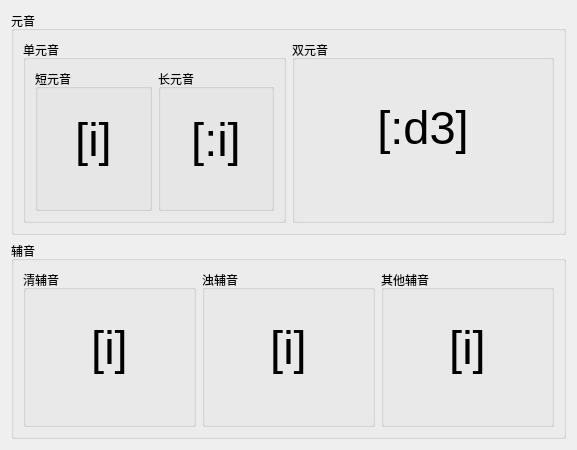
<?xml version="1.0" encoding="UTF-8"?>
<ui version="4.0">
 <class>LearnPhoneticAlphabet</class>
 <widget class="QWidget" name="LearnPhoneticAlphabet">
  <property name="geometry">
   <rect>
    <x>0</x>
    <y>0</y>
    <width>577</width>
    <height>450</height>
   </rect>
  </property>
  <property name="windowTitle">
   <string>Form</string>
  </property>
  <property name="styleSheet">
   <string notr="true">QPushButton {
	border: none;
	background-color: transparent;
}</string>
  </property>
  <layout class="QVBoxLayout" name="verticalLayout">
   <item>
    <widget class="QGroupBox" name="groupBox_vowel">
     <property name="title">
      <string>元音</string>
     </property>
     <layout class="QHBoxLayout" name="horizontalLayout">
      <item>
       <widget class="QGroupBox" name="groupBox_monophthong">
        <property name="styleSheet">
         <string notr="true">QLabel {
	font: 35pt;
	min-height: 100px;
}</string>
        </property>
        <property name="title">
         <string>单元音</string>
        </property>
        <layout class="QHBoxLayout" name="horizontalLayout_2">
         <item>
          <widget class="QGroupBox" name="groupBox_shortVowel">
           <property name="title">
            <string>短元音</string>
           </property>
           <layout class="QVBoxLayout" name="verticalLayout_7">
            <property name="spacing">
             <number>0</number>
            </property>
            <property name="leftMargin">
             <number>0</number>
            </property>
            <property name="topMargin">
             <number>0</number>
            </property>
            <property name="rightMargin">
             <number>0</number>
            </property>
            <property name="bottomMargin">
             <number>0</number>
            </property>
            <item>
             <widget class="QLabel" name="label_shortVowel">
              <property name="styleSheet">
               <string notr="true"/>
              </property>
              <property name="text">
               <string>[i]</string>
              </property>
              <property name="alignment">
               <set>Qt::AlignCenter</set>
              </property>
             </widget>
            </item>
            <item>
             <spacer name="verticalSpacer">
              <property name="orientation">
               <enum>Qt::Vertical</enum>
              </property>
              <property name="sizeHint" stdset="0">
               <size>
                <width>20</width>
                <height>40</height>
               </size>
              </property>
             </spacer>
            </item>
            <item>
             <layout class="QHBoxLayout" name="horizontalLayout_4">
              <property name="spacing">
               <number>0</number>
              </property>
              <item>
               <widget class="QPushButton" name="btn_shortVowel_last">
                <property name="text">
                 <string/>
                </property>
                <property name="icon">
                 <iconset resource="res.qrc">
                  <normaloff>:/images/上一个.svg</normaloff>:/images/上一个.svg</iconset>
                </property>
               </widget>
              </item>
              <item>
               <widget class="QPushButton" name="btn_shortVowel_start">
                <property name="text">
                 <string/>
                </property>
                <property name="icon">
                 <iconset resource="res.qrc">
                  <normaloff>:/images/播放.svg</normaloff>:/images/播放.svg</iconset>
                </property>
                <property name="checkable">
                 <bool>true</bool>
                </property>
               </widget>
              </item>
              <item>
               <widget class="QPushButton" name="btn_shortVowel_next">
                <property name="text">
                 <string/>
                </property>
                <property name="icon">
                 <iconset resource="res.qrc">
                  <normaloff>:/images/下一个.svg</normaloff>:/images/下一个.svg</iconset>
                </property>
               </widget>
              </item>
             </layout>
            </item>
           </layout>
          </widget>
         </item>
         <item>
          <widget class="QGroupBox" name="groupBox_longVowel">
           <property name="title">
            <string>长元音</string>
           </property>
           <layout class="QVBoxLayout" name="verticalLayout_6">
            <property name="spacing">
             <number>0</number>
            </property>
            <property name="leftMargin">
             <number>0</number>
            </property>
            <property name="topMargin">
             <number>0</number>
            </property>
            <property name="rightMargin">
             <number>0</number>
            </property>
            <property name="bottomMargin">
             <number>0</number>
            </property>
            <item>
             <widget class="QLabel" name="label_longVowel">
              <property name="text">
               <string>[:i]</string>
              </property>
              <property name="alignment">
               <set>Qt::AlignCenter</set>
              </property>
             </widget>
            </item>
            <item>
             <spacer name="verticalSpacer_2">
              <property name="orientation">
               <enum>Qt::Vertical</enum>
              </property>
              <property name="sizeHint" stdset="0">
               <size>
                <width>20</width>
                <height>40</height>
               </size>
              </property>
             </spacer>
            </item>
            <item>
             <layout class="QHBoxLayout" name="horizontalLayout_7">
              <property name="spacing">
               <number>0</number>
              </property>
              <item>
               <widget class="QPushButton" name="btn_longVowel_last">
                <property name="text">
                 <string/>
                </property>
                <property name="icon">
                 <iconset resource="res.qrc">
                  <normaloff>:/images/上一个.svg</normaloff>:/images/上一个.svg</iconset>
                </property>
               </widget>
              </item>
              <item>
               <widget class="QPushButton" name="btn_longVowel_start">
                <property name="text">
                 <string/>
                </property>
                <property name="icon">
                 <iconset resource="res.qrc">
                  <normaloff>:/images/播放.svg</normaloff>:/images/播放.svg</iconset>
                </property>
                <property name="checkable">
                 <bool>true</bool>
                </property>
               </widget>
              </item>
              <item>
               <widget class="QPushButton" name="btn_longVowel_next">
                <property name="text">
                 <string/>
                </property>
                <property name="icon">
                 <iconset resource="res.qrc">
                  <normaloff>:/images/下一个.svg</normaloff>:/images/下一个.svg</iconset>
                </property>
               </widget>
              </item>
             </layout>
            </item>
           </layout>
          </widget>
         </item>
        </layout>
       </widget>
      </item>
      <item>
       <widget class="QGroupBox" name="groupBox_diphthong">
        <property name="styleSheet">
         <string notr="true">QLabel {
	font: 35pt;
	min-height: 135px;
}</string>
        </property>
        <property name="title">
         <string>双元音</string>
        </property>
        <layout class="QVBoxLayout" name="verticalLayout_2">
         <property name="spacing">
          <number>0</number>
         </property>
         <property name="leftMargin">
          <number>0</number>
         </property>
         <property name="topMargin">
          <number>0</number>
         </property>
         <property name="rightMargin">
          <number>0</number>
         </property>
         <property name="bottomMargin">
          <number>0</number>
         </property>
         <item>
          <widget class="QLabel" name="label_diphthong">
           <property name="text">
            <string>[:d3]</string>
           </property>
           <property name="alignment">
            <set>Qt::AlignCenter</set>
           </property>
          </widget>
         </item>
         <item>
          <spacer name="verticalSpacer_3">
           <property name="orientation">
            <enum>Qt::Vertical</enum>
           </property>
           <property name="sizeHint" stdset="0">
            <size>
             <width>20</width>
             <height>40</height>
            </size>
           </property>
          </spacer>
         </item>
         <item>
          <layout class="QHBoxLayout" name="horizontalLayout_6">
           <property name="spacing">
            <number>0</number>
           </property>
           <item>
            <widget class="QPushButton" name="btn_diphthongs_last">
             <property name="text">
              <string/>
             </property>
             <property name="icon">
              <iconset resource="res.qrc">
               <normaloff>:/images/上一个.svg</normaloff>:/images/上一个.svg</iconset>
             </property>
            </widget>
           </item>
           <item>
            <widget class="QPushButton" name="btn_diphthongs_start">
             <property name="text">
              <string/>
             </property>
             <property name="icon">
              <iconset resource="res.qrc">
               <normaloff>:/images/播放.svg</normaloff>:/images/播放.svg</iconset>
             </property>
             <property name="checkable">
              <bool>true</bool>
             </property>
            </widget>
           </item>
           <item>
            <widget class="QPushButton" name="btn_diphthongs_next">
             <property name="text">
              <string/>
             </property>
             <property name="icon">
              <iconset resource="res.qrc">
               <normaloff>:/images/下一个.svg</normaloff>:/images/下一个.svg</iconset>
             </property>
            </widget>
           </item>
          </layout>
         </item>
        </layout>
       </widget>
      </item>
     </layout>
    </widget>
   </item>
   <item>
    <widget class="QGroupBox" name="groupBox_consonant">
     <property name="styleSheet">
      <string notr="true">QLabel {
	font: 35pt;
	min-height: 115px;
}</string>
     </property>
     <property name="title">
      <string>辅音</string>
     </property>
     <layout class="QHBoxLayout" name="horizontalLayout_3">
      <item>
       <widget class="QGroupBox" name="groupBox_voicelessConsonant">
        <property name="title">
         <string>清辅音</string>
        </property>
        <layout class="QVBoxLayout" name="verticalLayout_3">
         <property name="spacing">
          <number>0</number>
         </property>
         <property name="leftMargin">
          <number>0</number>
         </property>
         <property name="topMargin">
          <number>0</number>
         </property>
         <property name="rightMargin">
          <number>0</number>
         </property>
         <property name="bottomMargin">
          <number>0</number>
         </property>
         <item>
          <widget class="QLabel" name="label_voicelessConsonant">
           <property name="text">
            <string>[i]</string>
           </property>
           <property name="alignment">
            <set>Qt::AlignCenter</set>
           </property>
          </widget>
         </item>
         <item>
          <spacer name="verticalSpacer_4">
           <property name="orientation">
            <enum>Qt::Vertical</enum>
           </property>
           <property name="sizeHint" stdset="0">
            <size>
             <width>20</width>
             <height>40</height>
            </size>
           </property>
          </spacer>
         </item>
         <item>
          <layout class="QHBoxLayout" name="horizontalLayout_9">
           <property name="spacing">
            <number>0</number>
           </property>
           <item>
            <widget class="QPushButton" name="btn_voicelessConsonant_last">
             <property name="text">
              <string/>
             </property>
             <property name="icon">
              <iconset resource="res.qrc">
               <normaloff>:/images/上一个.svg</normaloff>:/images/上一个.svg</iconset>
             </property>
            </widget>
           </item>
           <item>
            <widget class="QPushButton" name="btn_voicelessConsonant_start">
             <property name="text">
              <string/>
             </property>
             <property name="icon">
              <iconset resource="res.qrc">
               <normaloff>:/images/播放.svg</normaloff>:/images/播放.svg</iconset>
             </property>
             <property name="checkable">
              <bool>true</bool>
             </property>
            </widget>
           </item>
           <item>
            <widget class="QPushButton" name="btn_voicelessConsonant_next">
             <property name="text">
              <string/>
             </property>
             <property name="icon">
              <iconset resource="res.qrc">
               <normaloff>:/images/下一个.svg</normaloff>:/images/下一个.svg</iconset>
             </property>
            </widget>
           </item>
          </layout>
         </item>
        </layout>
       </widget>
      </item>
      <item>
       <widget class="QGroupBox" name="groupBox_voicedConsonant">
        <property name="title">
         <string>浊辅音</string>
        </property>
        <layout class="QVBoxLayout" name="verticalLayout_5">
         <property name="spacing">
          <number>0</number>
         </property>
         <property name="leftMargin">
          <number>0</number>
         </property>
         <property name="topMargin">
          <number>0</number>
         </property>
         <property name="rightMargin">
          <number>0</number>
         </property>
         <property name="bottomMargin">
          <number>0</number>
         </property>
         <item>
          <widget class="QLabel" name="label_voicedConsonant">
           <property name="text">
            <string>[i]</string>
           </property>
           <property name="alignment">
            <set>Qt::AlignCenter</set>
           </property>
          </widget>
         </item>
         <item>
          <spacer name="verticalSpacer_5">
           <property name="orientation">
            <enum>Qt::Vertical</enum>
           </property>
           <property name="sizeHint" stdset="0">
            <size>
             <width>20</width>
             <height>40</height>
            </size>
           </property>
          </spacer>
         </item>
         <item>
          <layout class="QHBoxLayout" name="horizontalLayout_10">
           <property name="spacing">
            <number>0</number>
           </property>
           <item>
            <widget class="QPushButton" name="btn_voicedConsonant_last">
             <property name="text">
              <string/>
             </property>
             <property name="icon">
              <iconset resource="res.qrc">
               <normaloff>:/images/上一个.svg</normaloff>:/images/上一个.svg</iconset>
             </property>
            </widget>
           </item>
           <item>
            <widget class="QPushButton" name="btn_voicedConsonant_start">
             <property name="text">
              <string/>
             </property>
             <property name="icon">
              <iconset resource="res.qrc">
               <normaloff>:/images/播放.svg</normaloff>:/images/播放.svg</iconset>
             </property>
             <property name="checkable">
              <bool>true</bool>
             </property>
            </widget>
           </item>
           <item>
            <widget class="QPushButton" name="btn_voicedConsonant_next">
             <property name="text">
              <string/>
             </property>
             <property name="icon">
              <iconset resource="res.qrc">
               <normaloff>:/images/下一个.svg</normaloff>:/images/下一个.svg</iconset>
             </property>
            </widget>
           </item>
          </layout>
         </item>
        </layout>
       </widget>
      </item>
      <item>
       <widget class="QGroupBox" name="groupBox_otherConsonant">
        <property name="title">
         <string>其他辅音</string>
        </property>
        <layout class="QVBoxLayout" name="verticalLayout_4">
         <property name="spacing">
          <number>0</number>
         </property>
         <property name="leftMargin">
          <number>0</number>
         </property>
         <property name="topMargin">
          <number>0</number>
         </property>
         <property name="rightMargin">
          <number>0</number>
         </property>
         <property name="bottomMargin">
          <number>0</number>
         </property>
         <item>
          <widget class="QLabel" name="label_otherConsonant">
           <property name="text">
            <string>[i]</string>
           </property>
           <property name="alignment">
            <set>Qt::AlignCenter</set>
           </property>
          </widget>
         </item>
         <item>
          <spacer name="verticalSpacer_6">
           <property name="orientation">
            <enum>Qt::Vertical</enum>
           </property>
           <property name="sizeHint" stdset="0">
            <size>
             <width>20</width>
             <height>40</height>
            </size>
           </property>
          </spacer>
         </item>
         <item>
          <layout class="QHBoxLayout" name="horizontalLayout_11">
           <property name="spacing">
            <number>0</number>
           </property>
           <item>
            <widget class="QPushButton" name="btn_otherConsonant_last">
             <property name="text">
              <string/>
             </property>
             <property name="icon">
              <iconset resource="res.qrc">
               <normaloff>:/images/上一个.svg</normaloff>:/images/上一个.svg</iconset>
             </property>
            </widget>
           </item>
           <item>
            <widget class="QPushButton" name="btn_otherConsonant_start">
             <property name="text">
              <string/>
             </property>
             <property name="icon">
              <iconset resource="res.qrc">
               <normaloff>:/images/播放.svg</normaloff>:/images/播放.svg</iconset>
             </property>
             <property name="checkable">
              <bool>true</bool>
             </property>
            </widget>
           </item>
           <item>
            <widget class="QPushButton" name="btn_otherConsonant_next">
             <property name="text">
              <string/>
             </property>
             <property name="icon">
              <iconset resource="res.qrc">
               <normaloff>:/images/下一个.svg</normaloff>:/images/下一个.svg</iconset>
             </property>
            </widget>
           </item>
          </layout>
         </item>
        </layout>
       </widget>
      </item>
     </layout>
    </widget>
   </item>
  </layout>
 </widget>
 <resources>
  <include location="res.qrc"/>
 </resources>
 <connections/>
</ui>
